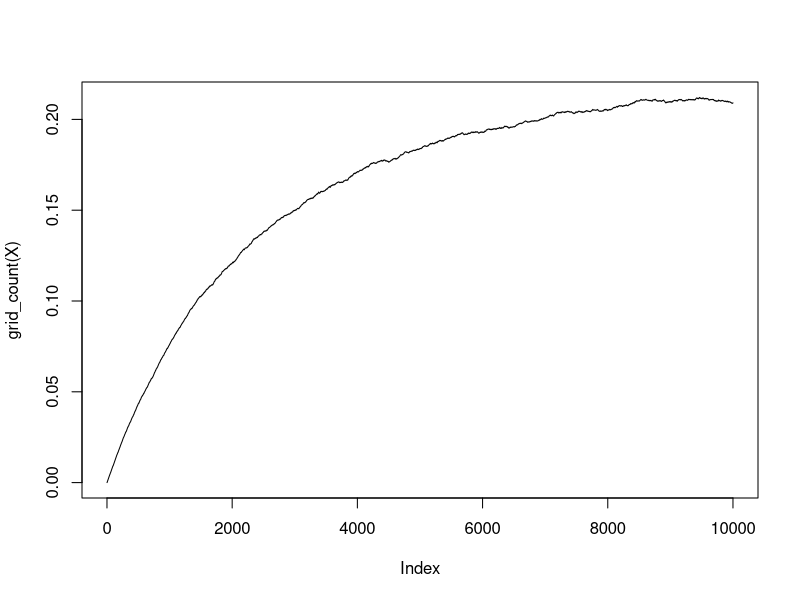

The R source for this figure: (Note: a time limit stopped this script after it produced the figure.)
## ---- chunk 1
MH_X <- function(Xt){
    i <- sample(100,1)
    j <- sample(100,1)
    w.prop <- Xt
    w.prop[i,j] <- !w.prop[i,j]
    pass <- hard_core_check(w.prop)
    if (runif(1) < min(1, ifelse(pass, 1, 0))){
      Xt.next <- w.prop
    }else{
      Xt.next <- Xt
    }
    return(Xt.next)
}

hard_core_check <- function(w.prop){
    w.pad <- matrix(data = rep(0, 102*102),
                    nrow = 102,
                    ncol = 102)
    w.pad[2:101, 2:101] <- w.prop
    for (i in 2:101){
      for (j in 2:101){
        if (any(w.pad[i,j] + w.pad[i-1,j] > 1,
                w.pad[i,j] + w.pad[i+1,j] > 1, 
                w.pad[i,j] + w.pad[i,j-1] > 1, 
                w.pad[i,j] + w.pad[i,j+1] > 1))
        {
          return (FALSE)
          break 
        }
      }
    }
    return(TRUE)
}

Nsim <- 10000
X = list(Nsim)
w0 <- matrix(data = rep(0, 100*100),
              nrow = 100,
              ncol = 100)
X[[1]] <- w0
for (t in 2:Nsim){
  X[[t]] <- MH_X(X[[t-1]])
}

grid_count <- function(X){
  fx <- numeric()
  for (i in 1:length(X)){
    fx[i] <- sum(X[[i]])/100^2
  }
  return(fx)
}

plot(grid_count(X), type = "l")
## ---- chunk 2
hard_core_sim_X <- function(Nsim){
  X = list(Nsim)
  w0 <- matrix(data = rep(0, 100*100),
                nrow = 100,
                ncol = 100)
  X[[1]] <- w0
  for (t in 2:Nsim){
    X[[t]] <- MH_X(X[[t-1]])
  }
  return(X[[Nsim]])
}
## ---- chunk 3
Nsim <- 5000
Nsample <- 100
h_X = list(Nsample)
for (k in 1:Nsample){
  h_X[[k]] <- hard_core_sim_X(Nsim)
}
## ---- chunk 4
par(pty="s")
image(h_X[[2]])
## ---- chunk 5
fx <- grid_count(h_X)
hist(fx/100^2, 
     xlim = c(0,0.5/100^2))
## ---- chunk 6

MH_Y <- function(Yt){
    i <- sample(100,1)
    j <- sample(100,1)
    w.prop <- Yt
    w.prop[i,j] <- !w.prop[i,j]
    if (runif(1) < sum(w.prop)^2 / (sum(Yt)^2 + sum(w.prop)^2)){
      Yt.next <- w.prop
    }else{
      Yt.next <- Yt
    }
    return(Yt.next)
}

hard_core_sim_Y <- function(Nsim){
  Y = list(Nsim)
  w0 <- matrix(data = rep(0, 100*100),
                nrow = 100,
                ncol = 100)
  Y[[1]] <- w0
  for (t in 2:Nsim){
    Y[[t]] <- MH_Y(Y[[t-1]])
  }
  return(Y[[Nsim]])
}

Nsim <- 5000
Nsample <- 100
h_Y = list(Nsample)
for (k in 1:Nsample){
  h_Y[[k]] <- hard_core_sim_Y(Nsim)
}
## ---- chunk 7
par(pty="s")
image(h_Y[[2]])
## ---- chunk 8
fy <- grid_count(h_Y)
hist(fy/100^2, 
     xlim = c(0,0.5/100^2))
## ---- chunk 9
library(dplyr, quietly = TRUE)
draw <- function(X, v){
  dice <- runif(1)
  return(
          case_when(dice < v[1] ~ X[1],
                    ((dice >= v[1]) & (dice < v[1]+v[2])) ~ X[2],
                    TRUE ~ X[3])
         )
}
## ---- chunk 10
X <- c(1,2,3)
v <- c(1/2, 1/3, 1/6)
draw(X,v)
## ---- chunk 11
p.prop <- c(.99, .009,.001)
M <- matrix(rep(p.prop,3), nrow =3 ,byrow = T) # transition matrix 
M
## ---- chunk 12
MH_small <- function(x, v, p.prop){
    x.prop <- draw(X, p.prop)
    if (runif(1) < min(1, v[x.prop]*M[x.prop, x]/(v[x]*M[x,x.prop]))){
      x.next <- x.prop
    }else{
      x.next <- x
    }
    return(x.next)
}

small_sim <- function(v,Nsim){
  Xs = numeric(Nsim)
  Xs[1]<- draw(X,v)
  for (t in 2:Nsim){
    Xs[t] <- MH_small(Xs[t-1], v, p.prop)
  }
  return(Xs)
}

Nsim <- 500
Nsample <- 600
Xsample <- list(Nsample)
for (i in 1:Nsample){
  Xsample[[i]] <- small_sim(v,Nsim)
}

## ---- chunk 13
library(ggplot2)
library(reshape2)
sample.df <- data.frame(matrix(unlist(Xsample), 
                               nrow = Nsample, 
                               byrow = TRUE))
sample.m <- melt(sample.df[,c(50, 100, 200,500)])
ggplot(sample.m, aes(x=factor(value), 
                     group = factor(variable))) + 
  geom_bar(aes( fill = factor(variable)), 
                 alpha=0.5,
                 position = position_dodge(width = 0.9)) + 
  ggtitle("Sample Distribution Cut at Various Time Steps") 
